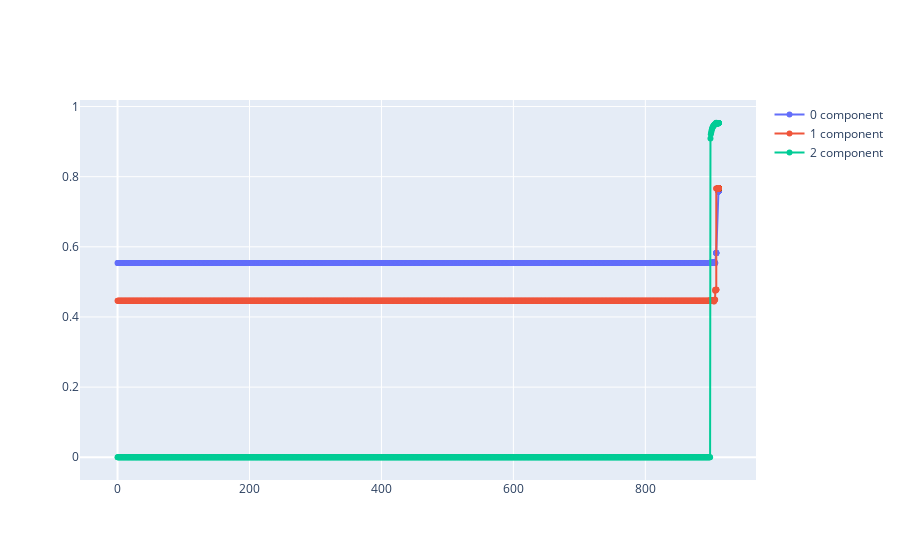

Write notebook code for a chart like this one.
### Code cell
qlm.M.preview()

### Figure 1 — Plotly figure (JSON) as saved in the notebook; plotly's stock layout.template omitted (floating-point values rounded to 4 significant figures; data arrays with more than 128 entries replaced by an {"elided": "..."} marker saying what was removed)
{"data": [{"mode": "lines+markers", "name": "0 component", "type": "scatter", "x": {"elided": "3088 float values"}, "y": {"elided": "3088 float values"}}, {"mode": "lines+markers", "name": "1 component", "type": "scatter", "x": {"elided": "3088 float values"}, "y": {"elided": "3088 float values"}}, {"mode": "lines+markers", "name": "2 component", "type": "scatter", "x": {"elided": "3088 float values"}, "y": {"elided": "3088 float values"}}], "layout": {"autosize": true, "xaxis": {"autorange": true, "range": [-59.28, 970.1], "type": "linear"}, "yaxis": {"autorange": true, "range": [-0.06986, 1.024], "type": "linear"}}}
